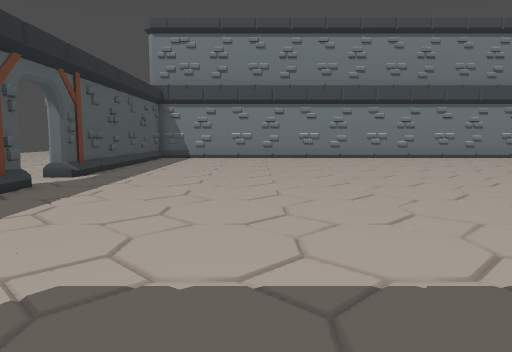
view 1 (above)

16 first-person views from a walk through a 3-D level made in the Godot game engine. The camera is 1.2 m above the floor, tilts 6° down and sees 70° across. The floor is counted in squares, 1 m on a side. Each view is taken from the middle of a square. On the plan, view 1 faces up. The plan holds only what a view shows up to about 15 squares ahead; the rest is blank. The place goes on beyond the plan.

view 2
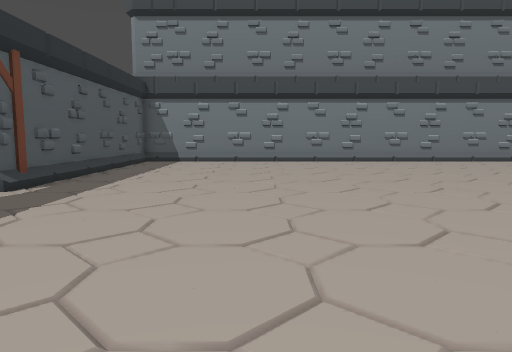

view 3
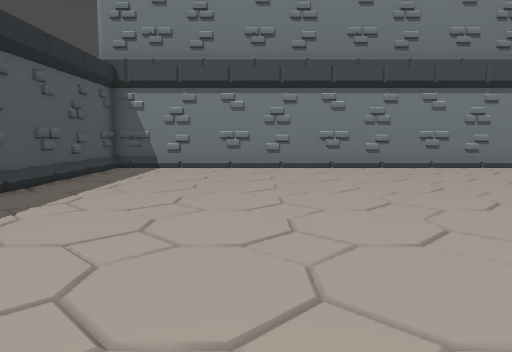

view 4
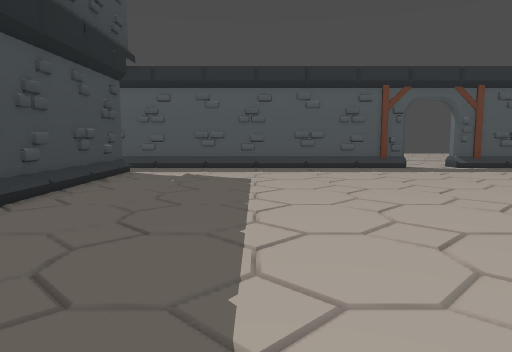

view 5
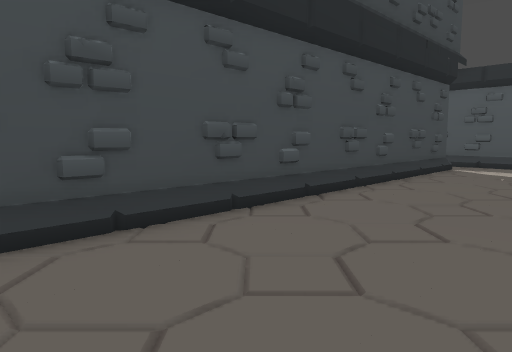

view 6
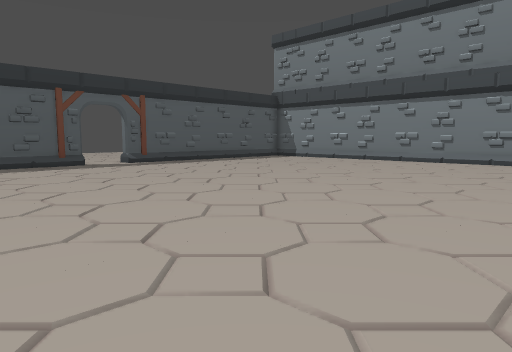

view 7
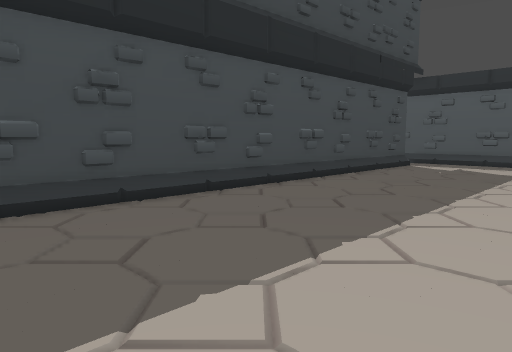

view 8
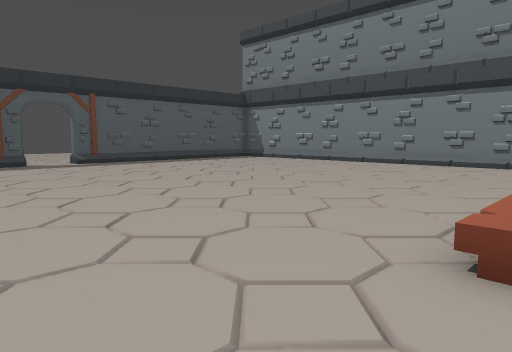

view 9
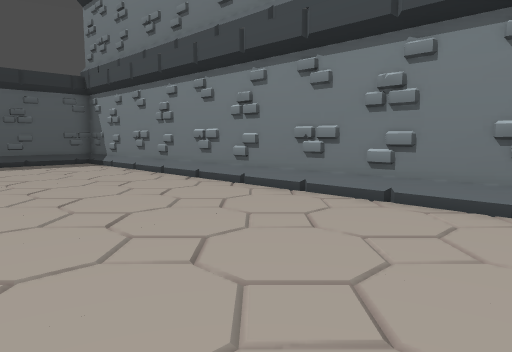

view 10
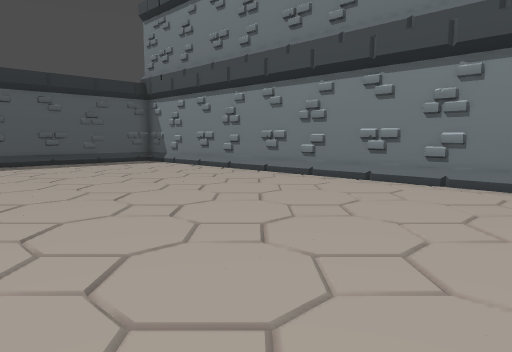

view 11
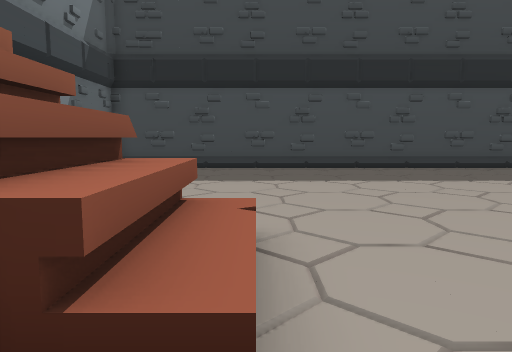

view 12
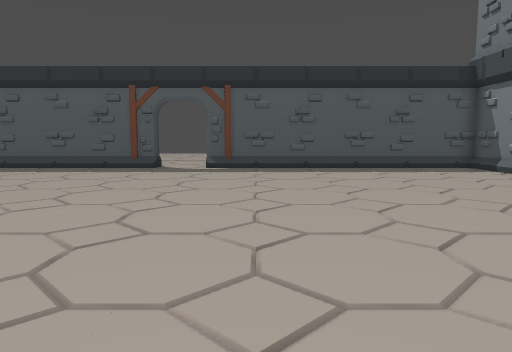

view 13
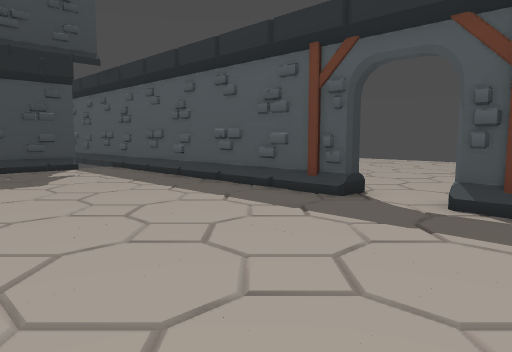

view 14
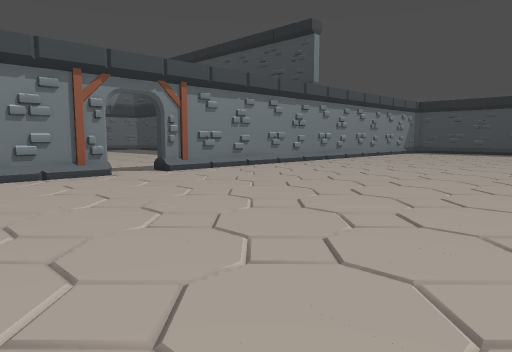

view 15
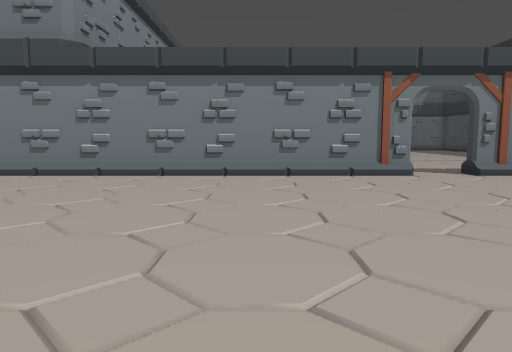

view 16
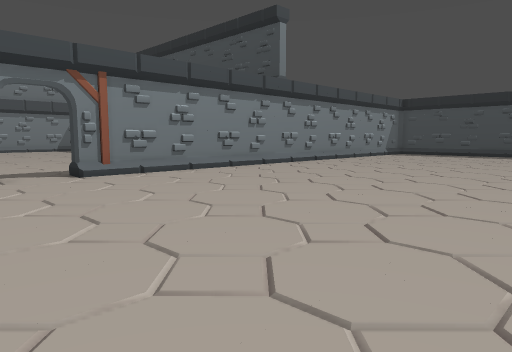

### Floor plan
Points are (right, up) in squares from view 1. A wall is a line through its corners. A room is listed if a view was taken in it or the views show most of it. See-through windows are left out.
Room 1 (views 1, 2, 3, 4, 5, 6, 7, 8, 9, 10, 11, 12, 13)
walls: (-5.7, 9) (-5.7, -2.4); (-6.3, 9) (-5.5, 9); (-4.1, -1.7) (12.5, -1.7); (10.9, 21.8) (-5.7, 21.8) (-5.7, 11) (-6.3, 11)
low walls: (-5.5, 9) (-5.5, 7.1); (-5.5, 12) (-5.5, 11.5); (-5.5, 6.5) (-5.5, 5.6); (4.9, 21.5) (3.6, 21.5); (7, 21.5) (5.1, 21.5); (9, 21.5) (7.1, 21.5); (-5.5, 0.1) (-5.5, -0.4); (11, 21.5) (9.1, 21.5)
ways out: opening at (-6, 10.5) to room 2; gap at (-4, -2)
Room 2 (views 14, 15, 16)
walls: (-6.3, 3.2) (-6.3, 9); (-6.3, 11) (-6.3, 24.2)
ways out: opening at (-6, 10.5) to room 1

Where each view was taken, in squares from view 1:
view 1: 0 up, 0 right, facing up
view 2: 3 up, 0 right, facing up
view 3: 7 up, 0 right, facing up
view 4: 3 up, 9 right, facing left
view 5: 3 up, 11 right, facing down-left
view 6: 3 up, 11 right, facing up-left
view 7: 5 up, 12 right, facing down-left
view 8: 5 up, 12 right, facing up-left
view 9: 15 up, 12 right, facing up-left
view 10: 12 up, 12 right, facing up-left
view 11: 13 up, 11 right, facing down
view 12: 13 up, 9 right, facing left
view 13: 13 up, 1 right, facing down-left
view 14: 16 up, 18 left, facing down-right
view 15: 16 up, 18 left, facing right
view 16: 13 up, 18 left, facing down-right
